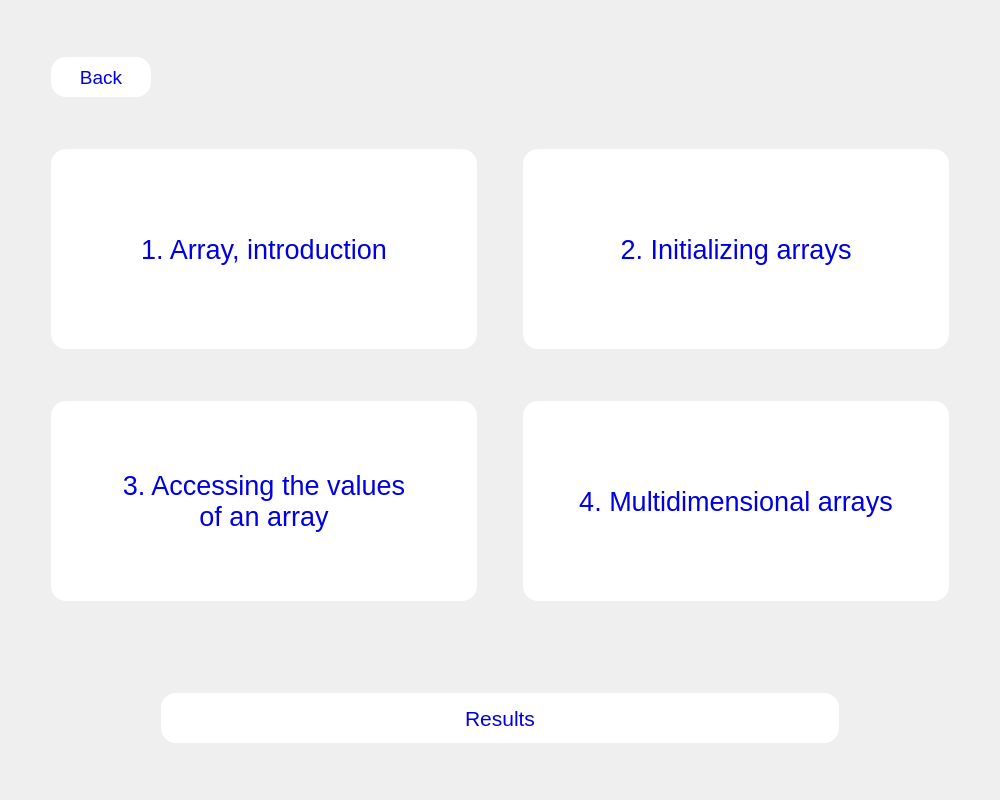
<?xml version="1.0" encoding="UTF-8"?>
<ui version="4.0">
 <class>Lesson</class>
 <widget class="QDialog" name="Lesson">
  <property name="geometry">
   <rect>
    <x>0</x>
    <y>0</y>
    <width>1000</width>
    <height>800</height>
   </rect>
  </property>
  <property name="windowTitle">
   <string>Dialog</string>
  </property>
  <layout class="QVBoxLayout" name="verticalLayout">
   <item>
    <layout class="QHBoxLayout" name="horizontalLayout_4">
     <item>
      <spacer name="horizontalSpacer_10">
       <property name="orientation">
        <enum>Qt::Horizontal</enum>
       </property>
       <property name="sizeType">
        <enum>QSizePolicy::Fixed</enum>
       </property>
       <property name="sizeHint" stdset="0">
        <size>
         <width>40</width>
         <height>20</height>
        </size>
       </property>
      </spacer>
     </item>
     <item>
      <widget class="QPushButton" name="pushButton">
       <property name="sizePolicy">
        <sizepolicy hsizetype="Fixed" vsizetype="Fixed">
         <horstretch>0</horstretch>
         <verstretch>0</verstretch>
        </sizepolicy>
       </property>
       <property name="minimumSize">
        <size>
         <width>100</width>
         <height>40</height>
        </size>
       </property>
       <property name="cursor">
        <cursorShape>PointingHandCursor</cursorShape>
       </property>
       <property name="styleSheet">
        <string notr="true">#pushButton {
	font: 14pt;
color: rgb(0, 0, 225);
border-radius: 15px;
background-color: rgb(255, 255, 255)}</string>
       </property>
       <property name="text">
        <string>Back</string>
       </property>
      </widget>
     </item>
     <item>
      <spacer name="horizontalSpacer_9">
       <property name="orientation">
        <enum>Qt::Horizontal</enum>
       </property>
       <property name="sizeHint" stdset="0">
        <size>
         <width>40</width>
         <height>20</height>
        </size>
       </property>
      </spacer>
     </item>
    </layout>
   </item>
   <item>
    <layout class="QHBoxLayout" name="horizontalLayout">
     <property name="topMargin">
      <number>0</number>
     </property>
     <item>
      <spacer name="horizontalSpacer_3">
       <property name="orientation">
        <enum>Qt::Horizontal</enum>
       </property>
       <property name="sizeType">
        <enum>QSizePolicy::Fixed</enum>
       </property>
       <property name="sizeHint" stdset="0">
        <size>
         <width>40</width>
         <height>20</height>
        </size>
       </property>
      </spacer>
     </item>
     <item>
      <widget class="QPushButton" name="les_1">
       <property name="sizePolicy">
        <sizepolicy hsizetype="Minimum" vsizetype="Fixed">
         <horstretch>0</horstretch>
         <verstretch>0</verstretch>
        </sizepolicy>
       </property>
       <property name="minimumSize">
        <size>
         <width>0</width>
         <height>200</height>
        </size>
       </property>
       <property name="cursor">
        <cursorShape>PointingHandCursor</cursorShape>
       </property>
       <property name="styleSheet">
        <string notr="true">#les_1 {
	font: 20pt;
color: rgb(0, 0, 225);
border-radius: 15px;
background-color: rgb(255, 255, 255)}</string>
       </property>
       <property name="text">
        <string>1. Array, introduction</string>
       </property>
      </widget>
     </item>
     <item>
      <spacer name="horizontalSpacer">
       <property name="orientation">
        <enum>Qt::Horizontal</enum>
       </property>
       <property name="sizeType">
        <enum>QSizePolicy::Fixed</enum>
       </property>
       <property name="sizeHint" stdset="0">
        <size>
         <width>40</width>
         <height>20</height>
        </size>
       </property>
      </spacer>
     </item>
     <item>
      <widget class="QPushButton" name="les_2">
       <property name="sizePolicy">
        <sizepolicy hsizetype="Minimum" vsizetype="Fixed">
         <horstretch>0</horstretch>
         <verstretch>0</verstretch>
        </sizepolicy>
       </property>
       <property name="minimumSize">
        <size>
         <width>0</width>
         <height>200</height>
        </size>
       </property>
       <property name="cursor">
        <cursorShape>PointingHandCursor</cursorShape>
       </property>
       <property name="styleSheet">
        <string notr="true">#les_2 {
	font: 20pt;
color: rgb(0, 0, 225);
border-radius: 15px;
background-color: rgb(255, 255, 255)}</string>
       </property>
       <property name="text">
        <string>2. Initializing arrays</string>
       </property>
      </widget>
     </item>
     <item>
      <spacer name="horizontalSpacer_4">
       <property name="orientation">
        <enum>Qt::Horizontal</enum>
       </property>
       <property name="sizeType">
        <enum>QSizePolicy::Fixed</enum>
       </property>
       <property name="sizeHint" stdset="0">
        <size>
         <width>40</width>
         <height>20</height>
        </size>
       </property>
      </spacer>
     </item>
    </layout>
   </item>
   <item>
    <layout class="QHBoxLayout" name="horizontalLayout_2">
     <item>
      <spacer name="horizontalSpacer_5">
       <property name="orientation">
        <enum>Qt::Horizontal</enum>
       </property>
       <property name="sizeType">
        <enum>QSizePolicy::Fixed</enum>
       </property>
       <property name="sizeHint" stdset="0">
        <size>
         <width>40</width>
         <height>20</height>
        </size>
       </property>
      </spacer>
     </item>
     <item>
      <widget class="QPushButton" name="les_3">
       <property name="sizePolicy">
        <sizepolicy hsizetype="Minimum" vsizetype="Fixed">
         <horstretch>0</horstretch>
         <verstretch>0</verstretch>
        </sizepolicy>
       </property>
       <property name="minimumSize">
        <size>
         <width>0</width>
         <height>200</height>
        </size>
       </property>
       <property name="cursor">
        <cursorShape>PointingHandCursor</cursorShape>
       </property>
       <property name="styleSheet">
        <string notr="true">#les_3 {
	font: 20pt;
color: rgb(0, 0, 225);
border-radius: 15px;
background-color: rgb(255, 255, 255)}</string>
       </property>
       <property name="text">
        <string>3. Accessing the values 
of an array</string>
       </property>
      </widget>
     </item>
     <item>
      <spacer name="horizontalSpacer_2">
       <property name="orientation">
        <enum>Qt::Horizontal</enum>
       </property>
       <property name="sizeType">
        <enum>QSizePolicy::Fixed</enum>
       </property>
       <property name="sizeHint" stdset="0">
        <size>
         <width>40</width>
         <height>20</height>
        </size>
       </property>
      </spacer>
     </item>
     <item>
      <widget class="QPushButton" name="les_4">
       <property name="sizePolicy">
        <sizepolicy hsizetype="Minimum" vsizetype="Fixed">
         <horstretch>0</horstretch>
         <verstretch>0</verstretch>
        </sizepolicy>
       </property>
       <property name="minimumSize">
        <size>
         <width>0</width>
         <height>200</height>
        </size>
       </property>
       <property name="cursor">
        <cursorShape>PointingHandCursor</cursorShape>
       </property>
       <property name="styleSheet">
        <string notr="true">#les_4 {
	font: 20pt;
color: rgb(0, 0, 225);
border-radius: 15px;
background-color: rgb(255, 255, 255)}</string>
       </property>
       <property name="text">
        <string>4. Multidimensional arrays</string>
       </property>
      </widget>
     </item>
     <item>
      <spacer name="horizontalSpacer_6">
       <property name="orientation">
        <enum>Qt::Horizontal</enum>
       </property>
       <property name="sizeType">
        <enum>QSizePolicy::Fixed</enum>
       </property>
       <property name="sizeHint" stdset="0">
        <size>
         <width>40</width>
         <height>20</height>
        </size>
       </property>
      </spacer>
     </item>
    </layout>
   </item>
   <item>
    <spacer name="verticalSpacer">
     <property name="orientation">
      <enum>Qt::Vertical</enum>
     </property>
     <property name="sizeType">
      <enum>QSizePolicy::Fixed</enum>
     </property>
     <property name="sizeHint" stdset="0">
      <size>
       <width>20</width>
       <height>20</height>
      </size>
     </property>
    </spacer>
   </item>
   <item>
    <spacer name="verticalSpacer_3">
     <property name="orientation">
      <enum>Qt::Vertical</enum>
     </property>
     <property name="sizeType">
      <enum>QSizePolicy::Fixed</enum>
     </property>
     <property name="sizeHint" stdset="0">
      <size>
       <width>20</width>
       <height>20</height>
      </size>
     </property>
    </spacer>
   </item>
   <item>
    <layout class="QHBoxLayout" name="horizontalLayout_3">
     <item>
      <spacer name="horizontalSpacer_7">
       <property name="orientation">
        <enum>Qt::Horizontal</enum>
       </property>
       <property name="sizeType">
        <enum>QSizePolicy::Fixed</enum>
       </property>
       <property name="sizeHint" stdset="0">
        <size>
         <width>150</width>
         <height>20</height>
        </size>
       </property>
      </spacer>
     </item>
     <item>
      <widget class="QPushButton" name="results">
       <property name="minimumSize">
        <size>
         <width>0</width>
         <height>50</height>
        </size>
       </property>
       <property name="cursor">
        <cursorShape>PointingHandCursor</cursorShape>
       </property>
       <property name="styleSheet">
        <string notr="true">#results {
	font: 16pt;
color: rgb(0, 0, 225);
border-radius: 15px;
background-color: rgb(255, 255, 255)}</string>
       </property>
       <property name="text">
        <string>Results</string>
       </property>
      </widget>
     </item>
     <item>
      <spacer name="horizontalSpacer_8">
       <property name="orientation">
        <enum>Qt::Horizontal</enum>
       </property>
       <property name="sizeType">
        <enum>QSizePolicy::Fixed</enum>
       </property>
       <property name="sizeHint" stdset="0">
        <size>
         <width>150</width>
         <height>5</height>
        </size>
       </property>
      </spacer>
     </item>
    </layout>
   </item>
  </layout>
 </widget>
 <resources/>
 <connections/>
</ui>
